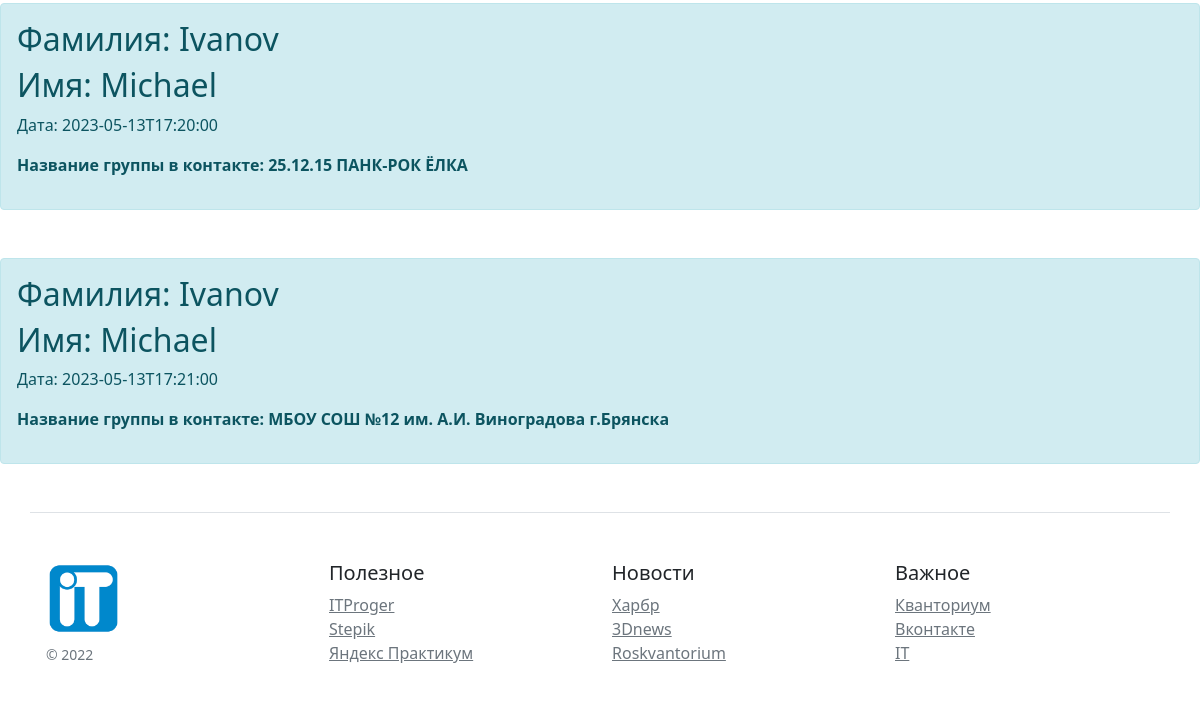
The app's page /post (lower part), older data.
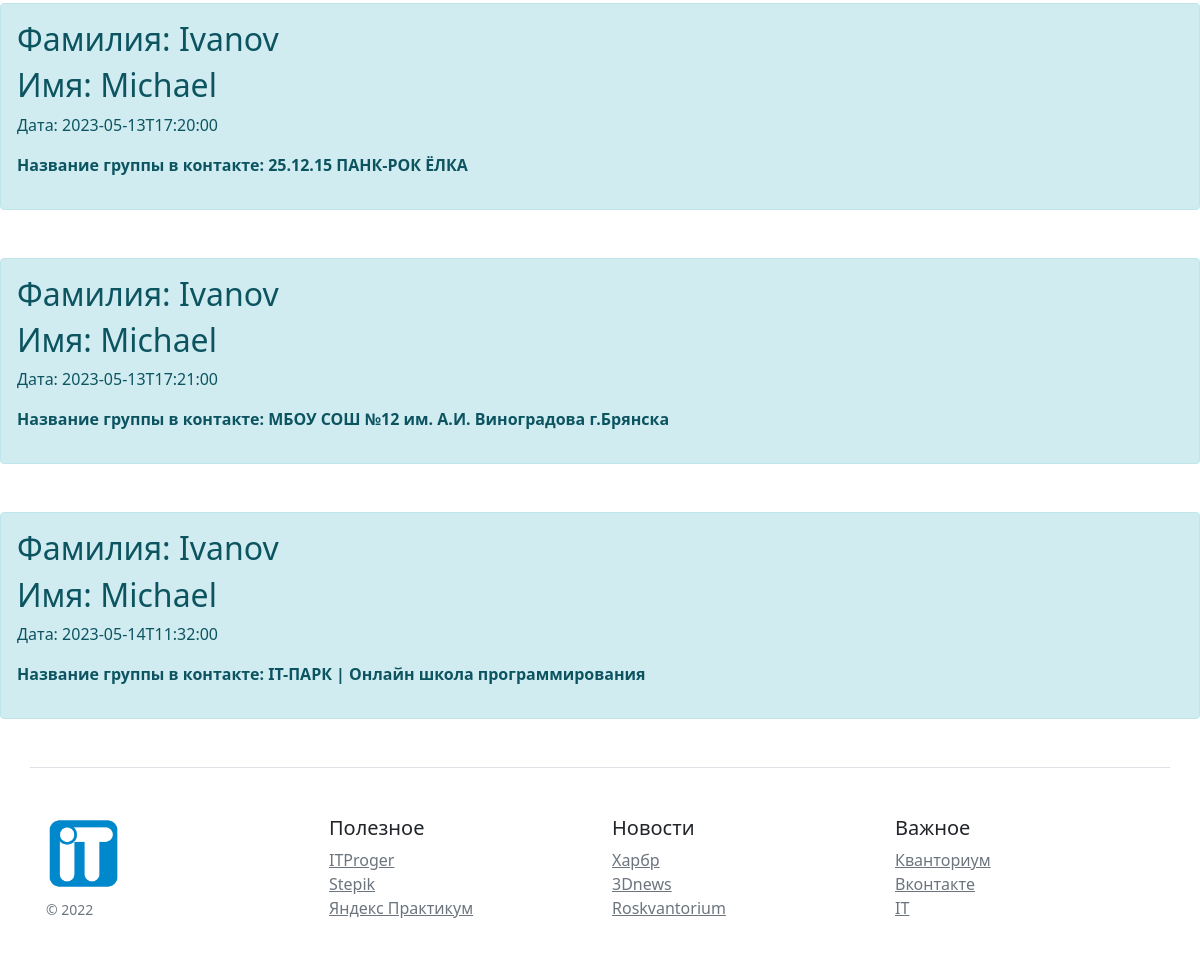
The same page, newer data.
### tables this page shows
CREATE TABLE users (i INTEGER PRIMARY KEY, id INTEGER, "first" CHAR, "last" CHAR, id_group INTEGER, sub_date DATETIME, name_group CHAR);

### app.py (the view)
@app.route('/post')
def subscribe():
    db = get_db()
    db = FlaskDataBase(db)
    return render_template('post.html', subs=db.get())

### app.py (called while the page is built)
def get_db():
    if not hasattr(g, 'link_db'):
        g.link_db = connect_db()
    return g.link_db

def connect_db():
    conn = sqlite3.connect(app.config['DATABASE'])
    conn.row_factory = sqlite3.Row
    return conn

    def get(self):
        try:
            sql = ''' SELECT * FROM users'''
            self.__cur.execute(sql)
            res = self.__cur.fetchall()
            if res: return res
        except:
            print('Ошибка получения меню БД')
        return []

### templates/post.html (shortened to what this page needs)
{% extends 'base.html' %}
{% block body %}
    {% for el in subs %}
    <div class="contaner mt-5">
        <div class="alert alert-info">
            <h2> Фамилия: {% print(el[3]) %} </h2>
            <h2> Имя: {% print(el[2]) %} </h2>
            <p>Дата: {{ el[5] }} </p>
            <p> <b>Название группы в контакте: {{ el[6] }} </b></p>
        </div>
    {% endfor %}
    </div>
{% endblock %}

Row changes from the older to the newer data that the page shows:
added users: last "Ivanov", first "Michael", sub_date "2023-05-14T11:32:00", name_group "IT-ПАРК | Онлайн школа программирования"
